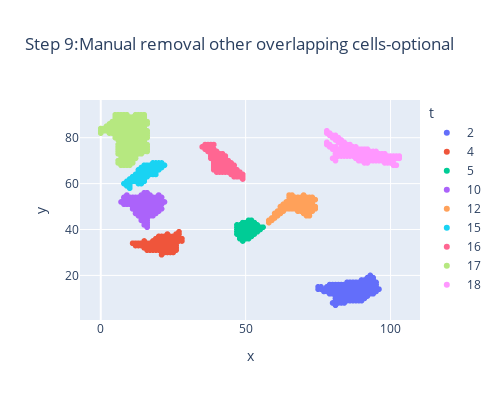

The notebook cell this image was saved under:
### Code cell
#manual removal of any cells

banned_cells = [9]

if len(banned_cells)>0:
    filtered_cells2 = filtered_cells2[~filtered_cells2['t'].isin(banned_cells)]
else:
    pass

filtered_cells2['t'] = filtered_cells2['cell_num'].astype('category')    
px.scatter(filtered_cells2, x='x',y='y',color='t',width=500,height=400, title="Step 9:Manual removal other overlapping cells-optional")

### Figure 1 — Plotly figure (JSON) as saved in the notebook; plotly's stock layout.template omitted (floating-point values rounded to 4 significant figures; data arrays with more than 128 entries replaced by an {"elided": "..."} marker saying what was removed)
{"data": [{"hovertemplate": "t=2<br>x=%{x}<br>y=%{y}<extra></extra>", "legendgroup": "2", "marker": {"color": "#636efa", "symbol": "circle"}, "mode": "markers", "name": "2", "showlegend": true, "type": "scattergl", "x": {"elided": "153 int values"}, "xaxis": "x", "y": {"elided": "153 int values"}, "yaxis": "y"}, {"hovertemplate": "t=4<br>x=%{x}<br>y=%{y}<extra></extra>", "legendgroup": "4", "marker": {"color": "#EF553B", "symbol": "circle"}, "mode": "markers", "name": "4", "showlegend": true, "type": "scattergl", "x": [21, 21, 21, 22, 22, 23, 23, 24, 24, 25, 25, 25, 26, 26, 26, 26, 25, 25, 24, 24, 24, 23, 23, 23, 22, 22, 22, 21, 21, 21, 20, 20, 20, 19, 19, 19, 18, 18, 18, 17, 17, 17, 16, 16, 16, 15, 15, 15, 14, 14, 13, 13, 12, 12, 11, 15, 16, 17, 18, 19, 20, 18, 19, 19, 20, 20, 21, 21, 22, 22, 23, 23, 24, 24, 25, 25, 26, 26, 27, 27, 28, 28, 26, 26, 25, 24, 23, 23, 22, 21, 20, 27, 27], "xaxis": "x", "y": [29, 30, 31, 30, 31, 30, 31, 30, 31, 30, 31, 32, 31, 32, 33, 34, 33, 34, 33, 32, 34, 33, 32, 34, 33, 32, 34, 33, 32, 34, 33, 32, 34, 33, 32, 34, 33, 32, 34, 33, 32, 34, 33, 32, 34, 33, 32, 34, 33, 34, 33, 34, 33, 34, 34, 35, 31, 31, 31, 31, 31, 35, 35, 36, 35, 36, 35, 36, 35, 36, 35, 36, 35, 36, 35, 36, 35, 36, 35, 36, 35, 36, 37, 38, 37, 37, 37, 38, 37, 37, 37, 38, 39], "yaxis": "y"}, {"hovertemplate": "t=5<br>x=%{x}<br>y=%{y}<extra></extra>", "legendgroup": "5", "marker": {"color": "#00cc96", "symbol": "circle"}, "mode": "markers", "name": "5", "showlegend": true, "type": "scattergl", "x": [49, 49, 49, 48, 50, 50, 51, 51, 51, 52, 52, 52, 53, 53, 53, 54, 54, 54, 55, 55, 56, 54, 53, 53, 52, 52, 52, 51, 51, 51, 50, 50, 50, 49, 49, 49, 48, 48, 48, 47, 47, 47, 47, 47, 48, 48, 49, 49, 50, 50, 51, 48, 49, 50, 51, 51, 52, 52, 53], "xaxis": "x", "y": [35, 36, 37, 36, 36, 37, 36, 37, 38, 37, 38, 39, 38, 39, 40, 39, 40, 41, 40, 41, 41, 42, 41, 42, 41, 40, 42, 41, 40, 42, 41, 40, 42, 41, 40, 42, 41, 40, 42, 41, 40, 42, 39, 38, 39, 38, 39, 38, 39, 38, 39, 37, 43, 43, 43, 44, 43, 44, 43], "yaxis": "y"}, {"hovertemplate": "t=10<br>x=%{x}<br>y=%{y}<extra></extra>", "legendgroup": "10", "marker": {"color": "#ab63fa", "symbol": "circle"}, "mode": "markers", "name": "10", "showlegend": true, "type": "scattergl", "x": [16, 16, 16, 15, 15, 15, 15, 14, 16, 16, 16, 16, 15, 17, 17, 18, 18, 18, 19, 19, 19, 20, 20, 20, 21, 20, 19, 19, 18, 18, 18, 17, 17, 17, 16, 16, 16, 15, 15, 15, 14, 14, 14, 13, 13, 13, 12, 12, 12, 11, 11, 11, 11, 10, 10, 9, 9, 8, 8, 8, 7, 8, 9, 9, 10, 10, 11, 11, 12, 12, 12, 13, 13, 13, 14, 14, 14, 15, 15, 15, 16, 16, 16, 17, 17, 17, 18, 18, 18, 19, 19, 19, 20, 20, 20, 20, 21, 21, 21, 22, 17, 16, 16, 15, 15, 14, 9, 12, 12, 13, 13, 14, 14, 15, 15, 16, 17, 14, 14, 13], "xaxis": "x", "y": [41, 42, 43, 42, 43, 44, 45, 44, 44, 45, 46, 47, 46, 46, 47, 46, 47, 48, 47, 48, 49, 48, 49, 50, 49, 51, 50, 51, 50, 49, 51, 50, 49, 51, 50, 49, 51, 50, 49, 51, 50, 49, 51, 50, 49, 51, 50, 49, 51, 50, 49, 51, 52, 51, 52, 51, 52, 51, 52, 53, 52, 54, 53, 54, 53, 54, 53, 54, 53, 52, 54, 53, 52, 54, 53, 52, 54, 53, 52, 54, 53, 52, 54, 53, 52, 54, 53, 52, 54, 53, 52, 54, 53, 52, 54, 55, 54, 52, 51, 52, 55, 55, 56, 55, 56, 55, 55, 48, 47, 48, 47, 48, 47, 48, 47, 48, 48, 46, 45, 46], "yaxis": "y"}, {"hovertemplate": "t=12<br>x=%{x}<br>y=%{y}<extra></extra>", "legendgroup": "12", "marker": {"color": "#FFA15A", "symbol": "circle"}, "mode": "markers", "name": "12", "showlegend": true, "type": "scattergl", "x": [58, 58, 59, 59, 60, 60, 60, 61, 61, 61, 62, 62, 62, 63, 63, 63, 64, 64, 65, 65, 66, 66, 67, 67, 68, 68, 68, 69, 69, 69, 70, 70, 70, 71, 71, 71, 72, 72, 72, 73, 73, 73, 74, 74, 73, 73, 72, 72, 71, 71, 70, 70, 69, 69, 68, 68, 67, 67, 66, 66, 65, 65, 64, 64, 63, 65, 65, 66, 66, 67, 67, 68, 68, 69, 69, 70, 70, 71, 71, 72, 72, 73, 73, 74, 70, 66, 65, 72, 72, 71, 71, 70, 62], "xaxis": "x", "y": [43, 44, 44, 45, 45, 46, 47, 46, 47, 48, 47, 48, 49, 48, 49, 50, 49, 50, 49, 50, 49, 50, 49, 50, 49, 48, 50, 49, 48, 50, 49, 48, 50, 49, 48, 50, 49, 48, 50, 49, 48, 50, 49, 50, 51, 52, 51, 52, 51, 52, 51, 52, 51, 52, 51, 52, 51, 52, 51, 52, 51, 52, 51, 52, 51, 53, 54, 53, 54, 53, 54, 53, 54, 53, 54, 53, 54, 53, 54, 53, 54, 53, 54, 53, 55, 55, 55, 47, 46, 47, 46, 47, 50], "yaxis": "y"}, {"hovertemplate": "t=15<br>x=%{x}<br>y=%{y}<extra></extra>", "legendgroup": "15", "marker": {"color": "#19d3f3", "symbol": "circle"}, "mode": "markers", "name": "15", "showlegend": true, "type": "scattergl", "x": [10, 10, 10, 9, 9, 9, 8, 10, 10, 11, 11, 12, 12, 13, 13, 13, 14, 14, 14, 15, 15, 15, 15, 14, 16, 16, 16, 17, 17, 18, 18, 19, 19, 19, 19, 18, 20, 20, 20, 21, 21, 21, 22, 20, 19, 19, 18, 18, 18, 17, 17, 16, 16, 15, 15, 15, 14, 14, 14, 13, 13, 13, 13, 12, 14, 12, 11, 15, 16, 17], "xaxis": "x", "y": [58, 59, 60, 59, 60, 61, 60, 61, 62, 61, 62, 61, 62, 61, 60, 62, 61, 60, 62, 61, 62, 63, 64, 63, 63, 64, 65, 64, 65, 64, 65, 64, 65, 66, 67, 66, 66, 67, 68, 67, 68, 69, 68, 69, 69, 68, 69, 68, 67, 68, 67, 68, 67, 68, 67, 66, 67, 66, 65, 66, 65, 64, 63, 64, 64, 63, 63, 65, 66, 66], "yaxis": "y"}, {"hovertemplate": "t=16<br>x=%{x}<br>y=%{y}<extra></extra>", "legendgroup": "16", "marker": {"color": "#FF6692", "symbol": "circle"}, "mode": "markers", "name": "16", "showlegend": true, "type": "scattergl", "x": [49, 49, 49, 48, 48, 47, 47, 46, 46, 46, 45, 45, 45, 44, 44, 43, 43, 42, 42, 41, 41, 40, 40, 40, 39, 39, 39, 39, 40, 40, 41, 41, 41, 42, 42, 42, 43, 43, 43, 44, 44, 44, 45, 45, 45, 46, 46, 46, 47, 47, 48, 44, 43, 43, 42, 42, 41, 41, 40, 40, 39, 39, 39, 38, 38, 38, 38, 39, 39, 40, 40, 40, 41, 41, 42, 42, 43, 39, 38, 38, 37, 37, 37, 36, 36, 36, 35, 37, 38, 39], "xaxis": "x", "y": [62, 63, 64, 63, 64, 63, 64, 63, 64, 65, 64, 65, 66, 65, 66, 65, 66, 65, 66, 65, 66, 65, 66, 67, 66, 67, 68, 69, 68, 69, 68, 67, 69, 68, 67, 69, 68, 67, 69, 68, 67, 69, 68, 67, 69, 68, 67, 66, 66, 65, 65, 70, 70, 71, 70, 71, 70, 71, 70, 71, 70, 71, 72, 71, 72, 73, 74, 73, 74, 73, 72, 74, 73, 72, 73, 72, 72, 75, 75, 76, 75, 74, 76, 75, 76, 77, 76, 77, 77, 77], "yaxis": "y"}, {"hovertemplate": "t=17<br>x=%{x}<br>y=%{y}<extra></extra>", "legendgroup": "17", "marker": {"color": "#B6E880", "symbol": "circle"}, "mode": "markers", "name": "17", "showlegend": true, "type": "scattergl", "x": {"elided": "244 int values"}, "xaxis": "x", "y": {"elided": "244 int values"}, "yaxis": "y"}, {"hovertemplate": "t=18<br>x=%{x}<br>y=%{y}<extra></extra>", "legendgroup": "18", "marker": {"color": "#FF97FF", "symbol": "circle"}, "mode": "markers", "name": "18", "showlegend": true, "type": "scattergl", "x": {"elided": "138 int values"}, "xaxis": "x", "y": {"elided": "138 int values"}, "yaxis": "y"}], "layout": {"height": 400, "legend": {"title": {"text": "t"}, "tracegroupgap": 0}, "title": {"text": "Step 9:Manual removal other overlapping cells-optional"}, "width": 500, "xaxis": {"anchor": "y", "autorange": true, "domain": [0, 1], "range": [-7.16, 110.2], "title": {"text": "x"}, "type": "linear"}, "yaxis": {"anchor": "x", "autorange": true, "domain": [0, 1], "range": [0.5735, 96.43], "title": {"text": "y"}, "type": "linear"}}}
